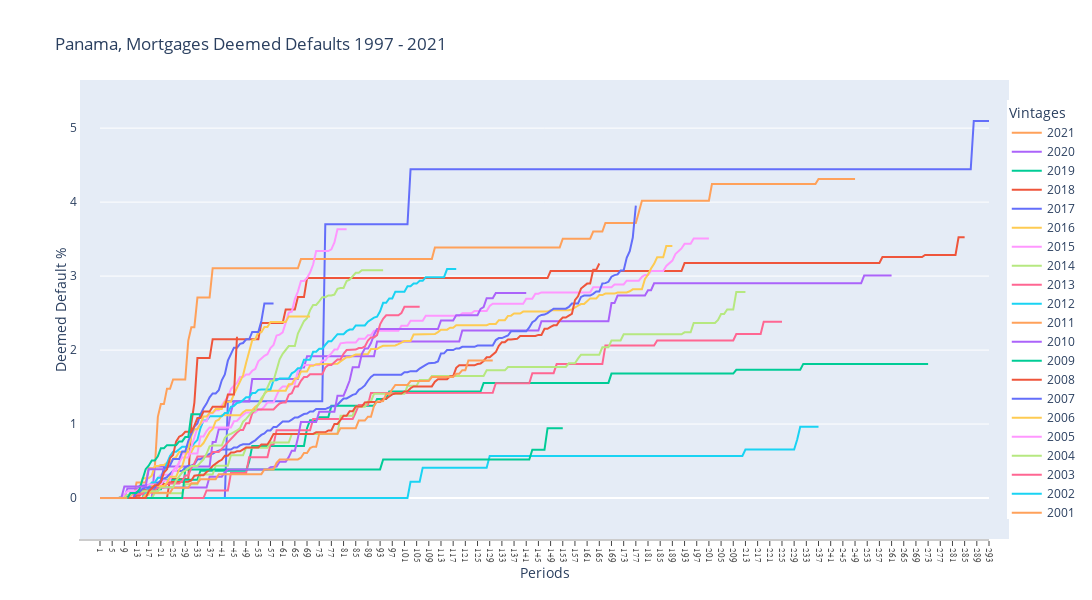

The notebook cell saved with this chart:
### Markdown cell above
## Grafica

### Code cell
import plotly.graph_objects as go
#dfa = px.data.stocks()
#px.line(data_frame=dfa,x='date',y=['GOOG','AAPL'],labels={'x':'Date','y':'Prices'}, title="Apple vs Google")

fig = go.Figure()
vintage_1 = df_plt.vintage.unique().min()
vintage_n = df_plt.vintage.unique().max()

for vintages in range(vintage_1,vintage_n+1):
    fig.add_trace((go.Scatter(x=df_plt[df_plt.vintage==vintages].period,y=df_plt[df_plt.vintage==vintages].Hipotecas_deemed_acumulado,mode='lines',name=str(vintages))))


fig.update_layout(title=f'Panama, Mortgages Deemed Defaults {vintage_1} - {vintage_n}',
                  xaxis_title="Periods",
                  yaxis_title="Deemed Default %",
                  autosize=True,
                  showlegend=True,
                  plot_bgcolor='light gray',
                  height = 600,
                  width = 1100,
                  margin=dict(
                      l=100,
                      r=100,
                      b=60,
                      t=100,
                      pad=20),
                  legend=dict(orientation='v',
                              yanchor = 'bottom',
                              y = 0),
                  legend_traceorder='reversed',
                  legend_title_text = 'Vintages',

                  xaxis=dict(showline=True,
                             showgrid=False,
                             showticklabels=True,
                             linecolor='rgb(204,204,204)',
                             linewidth=2,
                             ticks='outside',
                             tickfont=dict(family='Arial',size=9,color='rgb(82,82,82)'),
                             tick0=1,
                             dtick=4,
                             tickangle=90),

                  yaxis=dict(showgrid=True,
                             zeroline=True,
                             showline=True,
                             showticklabels=True))


fig.show()

### Figure 1 — Plotly figure (JSON) as saved in the notebook; plotly's stock layout.template omitted (floating-point values rounded to 4 significant figures; data arrays with more than 128 entries replaced by an {"elided": "..."} marker saying what was removed)
{"data": [{"mode": "lines", "name": "1997", "type": "scatter", "x": {"elided": "293 int values"}, "y": {"elided": "293 float values"}}, {"mode": "lines", "name": "1998", "type": "scatter", "x": {"elided": "285 int values"}, "y": {"elided": "285 float values"}}, {"mode": "lines", "name": "1999", "type": "scatter", "x": {"elided": "273 int values"}, "y": {"elided": "273 float values"}}, {"mode": "lines", "name": "2000", "type": "scatter", "x": {"elided": "261 int values"}, "y": {"elided": "261 float values"}}, {"mode": "lines", "name": "2001", "type": "scatter", "x": {"elided": "249 int values"}, "y": {"elided": "249 float values"}}, {"mode": "lines", "name": "2002", "type": "scatter", "x": {"elided": "237 int values"}, "y": {"elided": "237 float values"}}, {"mode": "lines", "name": "2003", "type": "scatter", "x": {"elided": "225 int values"}, "y": {"elided": "225 float values"}}, {"mode": "lines", "name": "2004", "type": "scatter", "x": {"elided": "213 int values"}, "y": {"elided": "213 float values"}}, {"mode": "lines", "name": "2005", "type": "scatter", "x": {"elided": "201 int values"}, "y": {"elided": "201 float values"}}, {"mode": "lines", "name": "2006", "type": "scatter", "x": {"elided": "189 int values"}, "y": {"elided": "189 float values"}}, {"mode": "lines", "name": "2007", "type": "scatter", "x": {"elided": "177 int values"}, "y": {"elided": "177 float values"}}, {"mode": "lines", "name": "2008", "type": "scatter", "x": {"elided": "165 int values"}, "y": {"elided": "165 float values"}}, {"mode": "lines", "name": "2009", "type": "scatter", "x": {"elided": "153 int values"}, "y": {"elided": "153 float values"}}, {"mode": "lines", "name": "2010", "type": "scatter", "x": {"elided": "141 int values"}, "y": {"elided": "141 float values"}}, {"mode": "lines", "name": "2011", "type": "scatter", "x": {"elided": "130 int values"}, "y": {"elided": "130 float values"}}, {"mode": "lines", "name": "2012", "type": "scatter", "x": [1, 2, 3, 4, 5, 6, 7, 8, 9, 10, 11, 12, 13, 14, 15, 16, 17, 18, 19, 20, 21, 22, 23, 24, 25, 26, 27, 28, 29, 30, 31, 32, 33, 34, 35, 36, 37, 38, 39, 40, 41, 42, 43, 44, 45, 46, 47, 48, 49, 50, 51, 52, 53, 54, 55, 56, 57, 58, 59, 60, 61, 62, 63, 64, 65, 66, 67, 68, 69, 70, 71, 72, 73, 74, 75, 76, 77, 78, 79, 80, 81, 82, 83, 84, 85, 86, 87, 88, 89, 90, 91, 92, 93, 94, 95, 96, 97, 98, 99, 100, 101, 102, 103, 104, 105, 106, 107, 108, 109, 110, 111, 112, 113, 114, 115, 116, 117, 118], "y": [0.0, 0.0, 0.0, 0.0, 0.0, 0.0, 0.0, 0.0, 0.0, 0.00496, 0.00496, 0.00496, 0.00496, 0.00496, 0.00496, 0.07506, 0.1426, 0.2098, 0.2098, 0.2727, 0.2727, 0.3701, 0.4868, 0.5677, 0.6243, 0.6243, 0.6584, 0.6945, 0.6945, 0.6945, 0.6945, 0.743, 0.7848, 0.9463, 1.048, 1.048, 1.104, 1.104, 1.104, 1.104, 1.104, 1.15, 1.15, 1.233, 1.246, 1.286, 1.294, 1.325, 1.363, 1.363, 1.418, 1.418, 1.462, 1.469, 1.469, 1.469, 1.469, 1.593, 1.593, 1.614, 1.614, 1.614, 1.614, 1.687, 1.711, 1.753, 1.753, 1.87, 1.87, 1.87, 1.977, 1.977, 2.017, 2.017, 2.07, 2.119, 2.119, 2.168, 2.215, 2.215, 2.215, 2.255, 2.278, 2.278, 2.333, 2.333, 2.333, 2.333, 2.384, 2.411, 2.438, 2.451, 2.525, 2.639, 2.639, 2.697, 2.697, 2.79, 2.79, 2.79, 2.79, 2.861, 2.861, 2.898, 2.898, 2.936, 2.936, 2.986, 2.986, 2.986, 2.986, 2.986, 2.986, 2.986, 3.094, 3.094, 3.094, 3.094]}, {"mode": "lines", "name": "2013", "type": "scatter", "x": [1, 2, 3, 4, 5, 6, 7, 8, 9, 10, 11, 12, 13, 14, 15, 16, 17, 18, 19, 20, 21, 22, 23, 24, 25, 26, 27, 28, 29, 30, 31, 32, 33, 34, 35, 36, 37, 38, 39, 40, 41, 42, 43, 44, 45, 46, 47, 48, 49, 50, 51, 52, 53, 54, 55, 56, 57, 58, 59, 60, 61, 62, 63, 64, 65, 66, 67, 68, 69, 70, 71, 72, 73, 74, 75, 76, 77, 78, 79, 80, 81, 82, 83, 84, 85, 86, 87, 88, 89, 90, 91, 92, 93, 94, 95, 96, 97, 98, 99, 100, 101, 102, 103, 104, 105, 106], "y": [0.0, 0.0, 0.0, 0.0, 0.0, 0.0, 0.0, 0.0, 0.0, 0.0, 0.05036, 0.05036, 0.05036, 0.05036, 0.05036, 0.1028, 0.1028, 0.1028, 0.1028, 0.1433, 0.1433, 0.1433, 0.1966, 0.1966, 0.1966, 0.1966, 0.1966, 0.2322, 0.3047, 0.3047, 0.4093, 0.4669, 0.5617, 0.5617, 0.5617, 0.5617, 0.5617, 0.6227, 0.6227, 0.6227, 0.6643, 0.7081, 0.7569, 0.7988, 0.8539, 0.8856, 0.9201, 0.9201, 1.009, 1.009, 1.145, 1.196, 1.196, 1.196, 1.196, 1.196, 1.196, 1.196, 1.24, 1.279, 1.292, 1.292, 1.397, 1.417, 1.509, 1.509, 1.585, 1.635, 1.635, 1.672, 1.672, 1.672, 1.672, 1.672, 1.763, 1.798, 1.798, 1.837, 1.874, 1.874, 1.948, 2.001, 2.001, 2.006, 2.006, 2.028, 2.028, 2.048, 2.13, 2.171, 2.171, 2.202, 2.347, 2.423, 2.47, 2.47, 2.47, 2.47, 2.47, 2.5, 2.586, 2.586, 2.586, 2.586, 2.586, 2.586]}, {"mode": "lines", "name": "2014", "type": "scatter", "x": [1, 2, 3, 4, 5, 6, 7, 8, 9, 10, 11, 12, 13, 14, 15, 16, 17, 18, 19, 20, 21, 22, 23, 24, 25, 26, 27, 28, 29, 30, 31, 32, 33, 34, 35, 36, 37, 38, 39, 40, 41, 42, 43, 44, 45, 46, 47, 48, 49, 50, 51, 52, 53, 54, 55, 56, 57, 58, 59, 60, 61, 62, 63, 64, 65, 66, 67, 68, 69, 70, 71, 72, 73, 74, 75, 76, 77, 78, 79, 80, 81, 82, 83, 84, 85, 86, 87, 88, 89, 90, 91, 92, 93, 94], "y": [0.0, 0.0, 0.0, 0.0, 0.0, 0.0, 0.0, 0.01894, 0.01894, 0.04208, 0.04208, 0.07598, 0.09226, 0.09226, 0.09226, 0.09226, 0.09226, 0.09226, 0.09226, 0.09226, 0.1455, 0.1455, 0.1455, 0.1455, 0.1455, 0.2359, 0.2858, 0.3472, 0.3703, 0.4027, 0.4338, 0.4338, 0.4338, 0.4796, 0.5237, 0.598, 0.6988, 0.7099, 0.7099, 0.7099, 0.7099, 0.8138, 0.8525, 0.867, 0.885, 0.9136, 0.9446, 1.033, 1.07, 1.113, 1.168, 1.185, 1.269, 1.348, 1.403, 1.506, 1.585, 1.585, 1.74, 1.875, 1.95, 2.001, 2.055, 2.055, 2.055, 2.225, 2.312, 2.391, 2.431, 2.538, 2.609, 2.609, 2.659, 2.715, 2.715, 2.739, 2.739, 2.751, 2.827, 2.84, 2.84, 2.934, 2.952, 2.993, 3.045, 3.045, 3.081, 3.081, 3.081, 3.081, 3.081, 3.081, 3.081, 3.081]}, {"mode": "lines", "name": "2015", "type": "scatter", "x": [1, 2, 3, 4, 5, 6, 7, 8, 9, 10, 11, 12, 13, 14, 15, 16, 17, 18, 19, 20, 21, 22, 23, 24, 25, 26, 27, 28, 29, 30, 31, 32, 33, 34, 35, 36, 37, 38, 39, 40, 41, 42, 43, 44, 45, 46, 47, 48, 49, 50, 51, 52, 53, 54, 55, 56, 57, 58, 59, 60, 61, 62, 63, 64, 65, 66, 67, 68, 69, 70, 71, 72, 73, 74, 75, 76, 77, 78, 79, 80, 81, 82], "y": [0.0, 0.0, 0.0, 0.0, 0.0, 0.0, 0.0, 0.0, 0.04907, 0.09307, 0.09307, 0.09307, 0.09307, 0.1362, 0.1362, 0.1362, 0.1845, 0.1845, 0.1845, 0.1845, 0.1845, 0.2375, 0.2375, 0.2375, 0.3657, 0.3657, 0.4913, 0.5492, 0.5492, 0.5492, 0.6896, 0.8323, 0.9483, 0.9977, 1.037, 1.037, 1.145, 1.145, 1.186, 1.186, 1.254, 1.313, 1.363, 1.473, 1.518, 1.557, 1.636, 1.636, 1.67, 1.67, 1.721, 1.745, 1.847, 1.886, 1.922, 1.944, 2.028, 2.07, 2.198, 2.209, 2.24, 2.37, 2.506, 2.518, 2.688, 2.79, 2.935, 2.935, 2.976, 3.047, 3.157, 3.338, 3.338, 3.338, 3.338, 3.338, 3.361, 3.455, 3.634, 3.634, 3.634, 3.634]}, {"mode": "lines", "name": "2016", "type": "scatter", "x": [1, 2, 3, 4, 5, 6, 7, 8, 9, 10, 11, 12, 13, 14, 15, 16, 17, 18, 19, 20, 21, 22, 23, 24, 25, 26, 27, 28, 29, 30, 31, 32, 33, 34, 35, 36, 37, 38, 39, 40, 41, 42, 43, 44, 45, 46, 47, 48, 49, 50, 51, 52, 53, 54, 55, 56, 57, 58, 59, 60, 61, 62, 63, 64, 65, 66, 67, 68, 69, 70], "y": [0.0, 0.0, 0.0, 0.0, 0.0, 0.0, 0.0, 0.0, 0.0, 0.0, 0.0, 0.0, 0.0, 0.0, 0.0, 0.04598, 0.04598, 0.1625, 0.1625, 0.1625, 0.1625, 0.1625, 0.2075, 0.2891, 0.2891, 0.2891, 0.3843, 0.4283, 0.5703, 0.673, 0.8394, 0.9296, 0.9296, 1.005, 1.102, 1.102, 1.152, 1.152, 1.202, 1.202, 1.202, 1.302, 1.302, 1.302, 1.404, 1.493, 1.581, 1.662, 1.83, 1.979, 2.132, 2.146, 2.239, 2.239, 2.312, 2.312, 2.379, 2.379, 2.379, 2.379, 2.379, 2.379, 2.455, 2.455, 2.455, 2.455, 2.455, 2.455, 2.455, 2.455]}, {"mode": "lines", "name": "2017", "type": "scatter", "x": [1, 2, 3, 4, 5, 6, 7, 8, 9, 10, 11, 12, 13, 14, 15, 16, 17, 18, 19, 20, 21, 22, 23, 24, 25, 26, 27, 28, 29, 30, 31, 32, 33, 34, 35, 36, 37, 38, 39, 40, 41, 42, 43, 44, 45, 46, 47, 48, 49, 50, 51, 52, 53, 54, 55, 56, 57, 58], "y": [0.0, 0.0, 0.0, 0.0, 0.0, 0.0, 0.0, 0.0, 0.0, 0.0, 0.0, 0.0, 0.08333, 0.08333, 0.1284, 0.1423, 0.1423, 0.1423, 0.1423, 0.1966, 0.243, 0.4109, 0.4109, 0.4414, 0.5269, 0.5269, 0.5269, 0.6297, 0.6297, 0.7717, 0.8709, 0.9663, 1.009, 1.13, 1.214, 1.277, 1.362, 1.414, 1.414, 1.457, 1.592, 1.67, 1.857, 1.939, 2.033, 2.033, 2.084, 2.096, 2.145, 2.145, 2.245, 2.245, 2.245, 2.394, 2.63, 2.63, 2.63, 2.63]}, {"mode": "lines", "name": "2018", "type": "scatter", "x": [1, 2, 3, 4, 5, 6, 7, 8, 9, 10, 11, 12, 13, 14, 15, 16, 17, 18, 19, 20, 21, 22, 23, 24, 25, 26, 27, 28, 29, 30, 31, 32, 33, 34, 35, 36, 37, 38, 39, 40, 41, 42, 43, 44, 45, 46], "y": [0.0, 0.0, 0.0, 0.0, 0.0, 0.0, 0.0, 0.0, 0.0, 0.0, 0.0, 0.0, 0.0, 0.0, 0.0, 0.0, 0.09195, 0.1377, 0.1718, 0.1718, 0.2167, 0.3439, 0.3897, 0.5394, 0.5812, 0.7626, 0.8299, 0.8502, 0.895, 0.895, 0.895, 0.9794, 1.081, 1.081, 1.17, 1.17, 1.17, 1.233, 1.233, 1.233, 1.233, 1.233, 1.399, 1.399, 1.399, 2.18]}, {"mode": "lines", "name": "2019", "type": "scatter", "x": [1, 2, 3, 4, 5, 6, 7, 8, 9, 10, 11, 12, 13, 14, 15, 16, 17, 18, 19, 20, 21, 22, 23, 24, 25, 26, 27, 28, 29, 30, 31, 32, 33, 34], "y": [0.0, 0.0, 0.0, 0.0, 0.0, 0.0, 0.0, 0.0, 0.0, 0.0, 0.06891, 0.06891, 0.06891, 0.1224, 0.2609, 0.3901, 0.4375, 0.5067, 0.5067, 0.5632, 0.673, 0.673, 0.7147, 0.7147, 0.7147, 0.7147, 0.7659, 0.7659, 0.8239, 0.8239, 1.132, 1.132, 1.132, 1.132]}, {"mode": "lines", "name": "2020", "type": "scatter", "x": [1, 2, 3, 4, 5, 6, 7, 8, 9, 10, 11, 12, 13, 14, 15, 16, 17, 18, 19, 20, 21, 22], "y": [0.0, 0.0, 0.0, 0.0, 0.0, 0.0, 0.0, 0.0, 0.1547, 0.1547, 0.1547, 0.1547, 0.1547, 0.1547, 0.1547, 0.1547, 0.3884, 0.3884, 0.3884, 0.3884, 0.3884, 0.3884]}, {"mode": "lines", "name": "2021", "type": "scatter", "x": [1, 2, 3, 4, 5, 6, 7, 8, 9, 10], "y": [0.0, 0.0, 0.0, 0.0, 0.0, 0.0, 0.0, 0.0, 0.0, 0.0]}], "layout": {"autosize": true, "height": 600, "legend": {"orientation": "v", "title": {"text": "Vintages"}, "traceorder": "reversed", "y": 0, "yanchor": "bottom"}, "margin": {"b": 60, "l": 100, "pad": 20, "r": 100, "t": 100}, "plot_bgcolor": "light gray", "showlegend": true, "title": {"text": "Panama, Mortgages Deemed Defaults 1997 - 2021"}, "width": 1100, "xaxis": {"dtick": 4, "linecolor": "rgb(204,204,204)", "linewidth": 2, "showgrid": false, "showline": true, "showticklabels": true, "tick0": 1, "tickangle": 90, "tickfont": {"color": "rgb(82,82,82)", "family": "Arial", "size": 9}, "ticks": "outside", "title": {"text": "Periods"}}, "yaxis": {"showgrid": true, "showline": true, "showticklabels": true, "title": {"text": "Deemed Default %"}, "zeroline": true}}}
